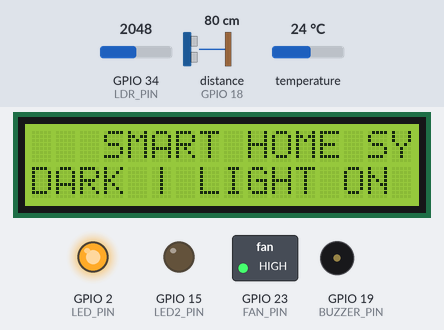
Simulated run of this sketch. Board: ESP32. Parts: 16×2 character LCD, switched loads named in the sketch (green lamp = pin HIGH), output pins drawn as LEDs (lit = HIGH), buzzer (waves = sounding, pin HIGH). Wiring (inferred from the names in the program): ultrasonic range finder: trigger GPIO 5; echo GPIO 18. The inputs (shaded band) are chosen by the test bench; at power-on: GPIO 34 (LDR_PIN) = 2048, distance to the obstacle (sensor on GPIO 18) 80 cm, temperature 24 °C. The echo pulse lasts 58.3 µs per cm; WiFi joins after 1.5 s; servers stay silent unless stated; pins used as bus, display or sensor lines are not drawn; what the sketch prints to the serial monitor is not drawn.

Above: at 3.0 s.
3.1 s: GPIO 34 (LDR_PIN) set to 1963
At 5.5 s:
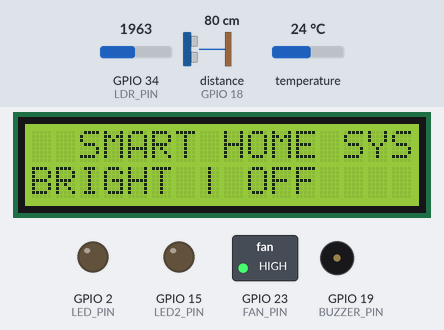
8.8 s: distance to the obstacle (sensor on GPIO 18) set to 12 cm
14.5 s: distance to the obstacle (sensor on GPIO 18) set to 9 cm
At 16.5 s:
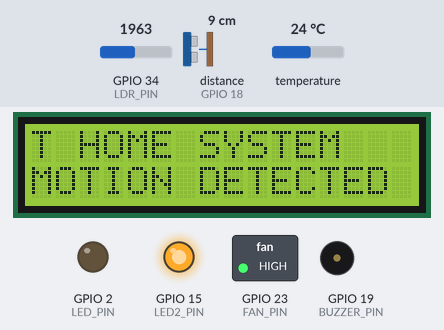
20.2 s: temperature set to 32.4 °C
25.8 s: temperature set to 33.6 °C
At 27.2 s:
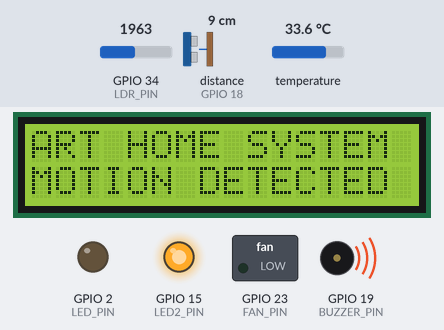
31.5 s: distance to the obstacle (sensor on GPIO 18) set to 18 cm
At 31.9 s:
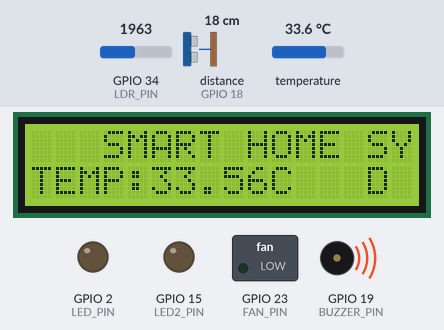
Timing chart, 0 to 34.5 s (numbered marks = the images above; inputs shaded):
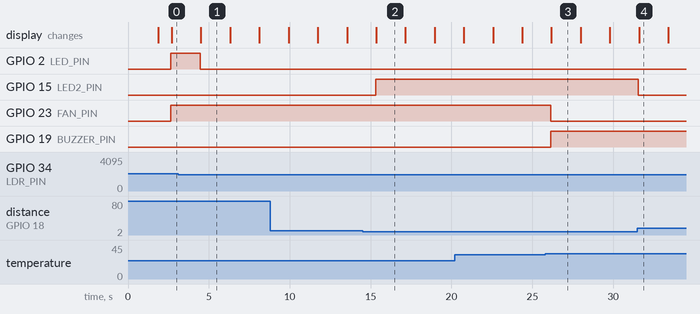

Measured:
- the behaviour switches between 2001 and 2000 on GPIO 34 (LDR_PIN) (found by bisection; images 0 and 1)
- the behaviour switches between 11 and 10 cm on distance to the obstacle (sensor on GPIO 18) (found by bisection; images 1 and 2)
- the behaviour switches between 33 and 33.1 °C on temperature (found by bisection; images 2 and 3)
- after the input at 3.1 s, GPIO 2 (LED_PIN): HIGH → LOW after 1.4 s; the display: changes after 1.4 s (image 1)
- after the input at 14.5 s, GPIO 15 (LED2_PIN): LOW → HIGH after 0.81 s; the display: changes after 0.85 s (image 2)
- after the input at 25.8 s, GPIO 23 (FAN_PIN): HIGH → LOW after 0.34 s; GPIO 19 (BUZZER_PIN): LOW → HIGH after 0.34 s
- after the input at 31.5 s, GPIO 15 (LED2_PIN): HIGH → LOW after 0.06 s; the display: changes after 0.10 s (image 4)

The sketch:

IotCode.ino
```cpp
#define BLYNK_TEMPLATE_ID "TMPL3zv_6XG1W"
#define BLYNK_TEMPLATE_NAME "Kowsss Smart Home"
#define BLYNK_AUTH_TOKEN "Lr7oZnLbg2uN2K17wmj-9hOmZ3uELv3m"
#define BUZZER_PIN 19

#include <WiFi.h>
#include <BlynkSimpleEsp32.h>
#include <Wire.h>
#include <LiquidCrystal_I2C.h>
#include <OneWire.h>
#include <DallasTemperature.h>

//WiFi Connection
char ssid[] = "kow";        // Wifi name
char pass[] = "kowkowkow";  // Wifi Password

// Pins
#define ONE_WIRE_BUS 4
#define LDR_PIN 34
#define TRIG 5
#define ECHO 18
#define LED_PIN 2      // Living room pin
#define LED2_PIN 15    // Bedroom pin
#define FAN_PIN 23

// LCD Display
LiquidCrystal_I2C lcd(0x27, 16, 2);

// Temp sensor
OneWire oneWire(ONE_WIRE_BUS);
DallasTemperature sensors(&oneWire);

//  Control variables
int mode = 1;        // 1 = AUTO,0 = MANUAL
int led1_state = 0;  // Living room
int led2_state = 0;  // Bedroom
int fan_state = 0;   // Fan

//  Blynk Controls
BLYNK_WRITE(V4) {   // Bedroom LED
  led2_state = param.asInt();
}

BLYNK_WRITE(V5) {   // Living room LED
  led1_state = param.asInt();
}

BLYNK_WRITE(V6) {   // Mode
  mode = param.asInt();
  Serial.println(mode);
}

BLYNK_WRITE(V7) {   // Fan
  fan_state = param.asInt();
}

void setup() {
  Serial.begin(115200);

  Serial.println("System Started...");

  Blynk.begin(BLYNK_AUTH_TOKEN, ssid, pass);

  sensors.begin();

  lcd.init();
  lcd.backlight();

  pinMode(TRIG, OUTPUT);
  pinMode(ECHO, INPUT);
  pinMode(LED_PIN, OUTPUT);
  pinMode(LED2_PIN, OUTPUT);
  pinMode(FAN_PIN, OUTPUT);
  pinMode(BUZZER_PIN, OUTPUT);
}

void loop() {

  // Serial.print("Mode: ");
  // Serial.println(mode);


  Blynk.run();

  //Temperature
  sensors.requestTemperatures();
  float temp = sensors.getTempCByIndex(0);

  //  Light
  int light = analogRead(LDR_PIN);
  String lightStatus;

  //  Distance
  digitalWrite(TRIG, LOW);
  delayMicroseconds(2);
  digitalWrite(TRIG, HIGH);
  delayMicroseconds(10);
  digitalWrite(TRIG, LOW);

  long duration = pulseIn(ECHO, HIGH, 30000);
  float distance = duration * 0.034 / 2;

  if(distance <= 0 || distance > 400)
    distance = 0;
   Serial.print("Light: ");
   Serial.println(light);


  // MAIN CONTROL LOGIC

  if(mode == 1) {   // AUTO MODE

    // Living Room (LDR)
    if(light > 2000) {
      digitalWrite(LED_PIN, HIGH);
      lightStatus = "DARK";
    } else {
      digitalWrite(LED_PIN, LOW);
      lightStatus = "BRIGHT";
    }

    // Bedroom (Ultrasonic)
    if(distance < 10 && distance > 0) {
      digitalWrite(LED2_PIN, HIGH);
    } else {
      digitalWrite(LED2_PIN, LOW);
    }
    Serial.println("Temp:");
    Serial.println(temp);

    if(temp > 33) {
    digitalWrite(FAN_PIN, LOW);
    digitalWrite(BUZZER_PIN, HIGH);
  } else {
    digitalWrite(FAN_PIN, HIGH);
    digitalWrite(BUZZER_PIN, LOW);
  }

  } else {   // MANUAL MODE

    digitalWrite(LED_PIN, led1_state);
    digitalWrite(LED2_PIN, led2_state);
    digitalWrite(FAN_PIN, fan_state);

  }

  //  Send to Blynk
  Blynk.virtualWrite(V0, temp);
  Blynk.virtualWrite(V1, distance);
  Blynk.virtualWrite(V2, lightStatus);


//  Scrolling top line
static int pos = 0;
String text = "   SMART HOME SYSTEM   ";

lcd.setCursor(0,0);
lcd.print(text.substring(pos, pos+16));

pos++;
if(pos > text.length() - 16) pos = 0;

//  Bottom line logic
lcd.setCursor(0,1);

//  1. Motion (highest priority)
if(distance < 10 && distance > 0) {
  lcd.print("MOTION DETECTED ");
}

// 2. Temperature display
else if(temp > 33) {
  lcd.print("TEMP:");
  lcd.print(temp);
  lcd.print("C   ");
}

//  3. Light status
else {
  if(light > 2000) {
    lcd.print("DARK | LIGHT ON ");
  } else {
    lcd.print("BRIGHT | OFF    ");
  }
}

Serial.println("------ SYSTEM STATUS ------");

Serial.print("Temperature: ");
Serial.println(temp);

Serial.print("Light Value: ");
Serial.println(light);

Serial.print("Light Status: ");
Serial.println(lightStatus);

Serial.print("Distance: ");
Serial.print(distance);
Serial.println(" cm");

Serial.print("Mode: ");
Serial.println(mode == 1 ? "AUTO" : "MANUAL");

Serial.print("Fan State: ");
Serial.println(digitalRead(FAN_PIN));

Serial.println("---------------------------");


  delay(1000);
}
```
